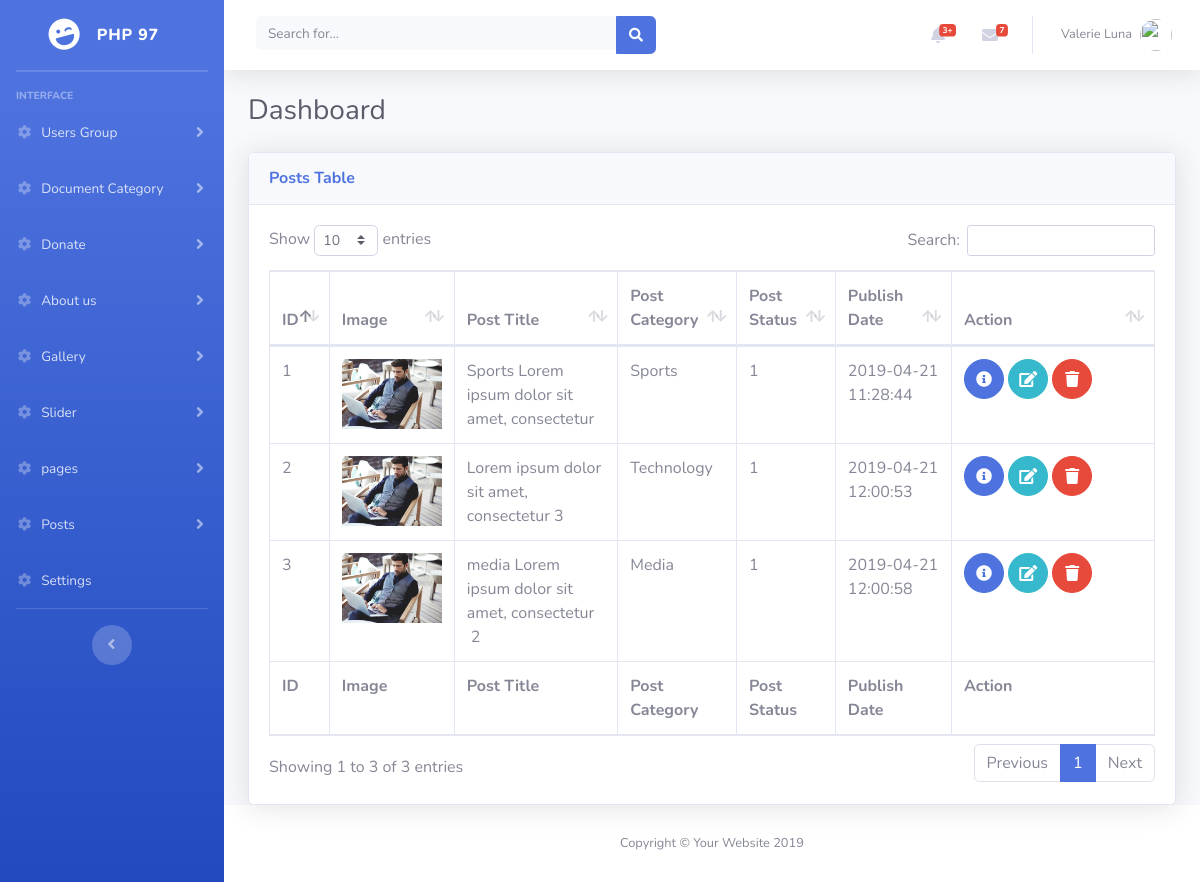
The app's page /admin/post_list.php (signed in) with its own data.
### tables this page shows
CREATE TABLE `posts` (
  `post_id` int(9) NOT NULL,
  `post_title` varchar(50) NOT NULL,
  `post_slug` varchar(50) NOT NULL,
  `post_description` text NOT NULL,
  `postcat_id` tinyint(4) NOT NULL,
  `post_image` varchar(100) NOT NULL,
  `post_status` tinyint(4) NOT NULL DEFAULT '1',
  `post_insert_date` timestamp NOT NULL DEFAULT CURRENT_TIMESTAMP ON UPDATE CURRENT_TIMESTAMP,
  `post_update_date` datetime NOT NULL
);

CREATE TABLE `postcategory` (
  `postcat_id` int(9) NOT NULL,
  `postcat_title` varchar(20) NOT NULL,
  `postcat_slug` varchar(50) NOT NULL,
  `postcat_desctiption` varchar(200) NOT NULL,
  `postcat_image` varchar(100) NOT NULL,
  `postcat_insert_date` timestamp NOT NULL DEFAULT CURRENT_TIMESTAMP ON UPDATE CURRENT_TIMESTAMP,
  `postcat_update_date` datetime NOT NULL
);

### admin/classes/class.posts.php (called while the page is built, shortened)
<?php
class POSTS {
    private $conn;
    public function __construct() {
        $database = new Database();
        $db = $database->dbConnection();
        $this->conn = $db;
    }
    public function runQuery($sql) {
        $stmt = $this->conn->prepare($sql);
        return $stmt;
    }
    public function selectcatname($id){
           $sql = "SELECT postcat_title FROM postcategory WHERE postcat_id=$id";
            $stmt = $this->conn->prepare($sql);
            $stmt->execute();
            $row = $stmt->fetch(PDO::FETCH_ASSOC);
           if($stmt->rowCount() > 0){
               return $row['postcat_title'];
           }else{
               return FALSE;
           }
    }
}
?>

### admin/post_list.php (the view, shortened to what this page needs)
<?php
	require_once("./classes/class.posts.php");
	$postsobj = new POSTS();
	$stmt = $postsobj->runQuery("SELECT * FROM posts");
	$stmt->execute();
	$posts=$stmt->fetchAll(PDO::FETCH_ASSOC);
?>
<?php
include './includes/header.php';
?>
        <div class="container-fluid">
          <div class="d-sm-flex align-items-center justify-content-between mb-4">
            <h1 class="h3 mb-0 text-gray-800">Dashboard</h1>
          </div>
<div class="card shadow">
            <div class="card-header py-3">
              <h6 class="m-0 font-weight-bold text-primary">Posts Table</h6>
            </div>
            <div class="card-body">
              <div class="table-responsive">
                <table class="table table-bordered" id="dataTable" width="100%" cellspacing="0">
                  <thead>
                    <tr>
                        <th>ID</th>
                      <th>Image</th>
                      <th>Post Title</th>
                      <th>Post Category</th>
                      <th>Post Status</th>
                      <th>Publish Date</th>
                      <th style="width:160px">Action</th>
                    </tr>
                  </thead>
                  <tfoot>
                    <tr>
                      <th>ID</th>
                      <th>Image</th>
                      <th>Post Title</th>
                      <th>Post Category</th>
                      <th>Post Status</th>
                      <th>Publish Date</th>
                      <th style="width:160px">Action</th>
                    </tr>
                  </tfoot>
                  <tbody>
                    <?php
                      foreach ($posts as $post){
                    ?>
                    <tr>
                      <td><?=$post['post_id']; ?></td>
                      <td>
                          <img src="uploads/<?=$post['post_image']; ?>" width="100" />
                      </td>
                      <td><?=$post['post_title']; ?></td>
                      <td><?php
                      $catname = $postsobj->selectcatname($post['postcat_id']);
                      echo $catname;
                      ?></td>
                      <td><?=$post['post_status']; ?></td>
                      <td><?=$post['post_insert_date']; ?></td>
                      <td>
                          <a href="post_details.php?pid=<?=$post['post_id']; ?>" class="btn btn-primary btn-circle "><i class="fas fa-info-circle" ></i></a>
                          <a href="post_update.php?pid=<?=$post['post_id']; ?>" class="btn btn-info btn-circle"><i class="fas fa-edit" ></i></a>
                          <a href="post_delete.php?pid=<?=$post['post_id']; ?>" class="btn btn-danger btn-circle"><i class="fas fa-trash" ></i></a>
                      </td>
                    </tr>
                      <?php } ?>
                  </tbody>
                </table>
              </div>
            </div>
          </div>
          </div>
        </div>
<?php
include './includes/footer.php';
?>

### records on screen
posts: post_id "1", post_image (picture), post_title "Sports Lorem ipsum dolor sit amet, consectetur", postcat.postcat_title "Sports", post_status "1", post_insert_date "2019-04-21 11:28:44"
posts: post_id "2", post_image (picture), post_title "Lorem ipsum dolor sit amet, consectetur 3", postcat.postcat_title "Technology", post_status "1", post_insert_date "2019-04-21 12:00:53"
posts: post_id "3", post_image (picture), post_title "media Lorem ipsum dolor sit amet, consectetur 2", postcat.postcat_title "Media", post_status "1", post_insert_date "2019-04-21 12:00:58"
